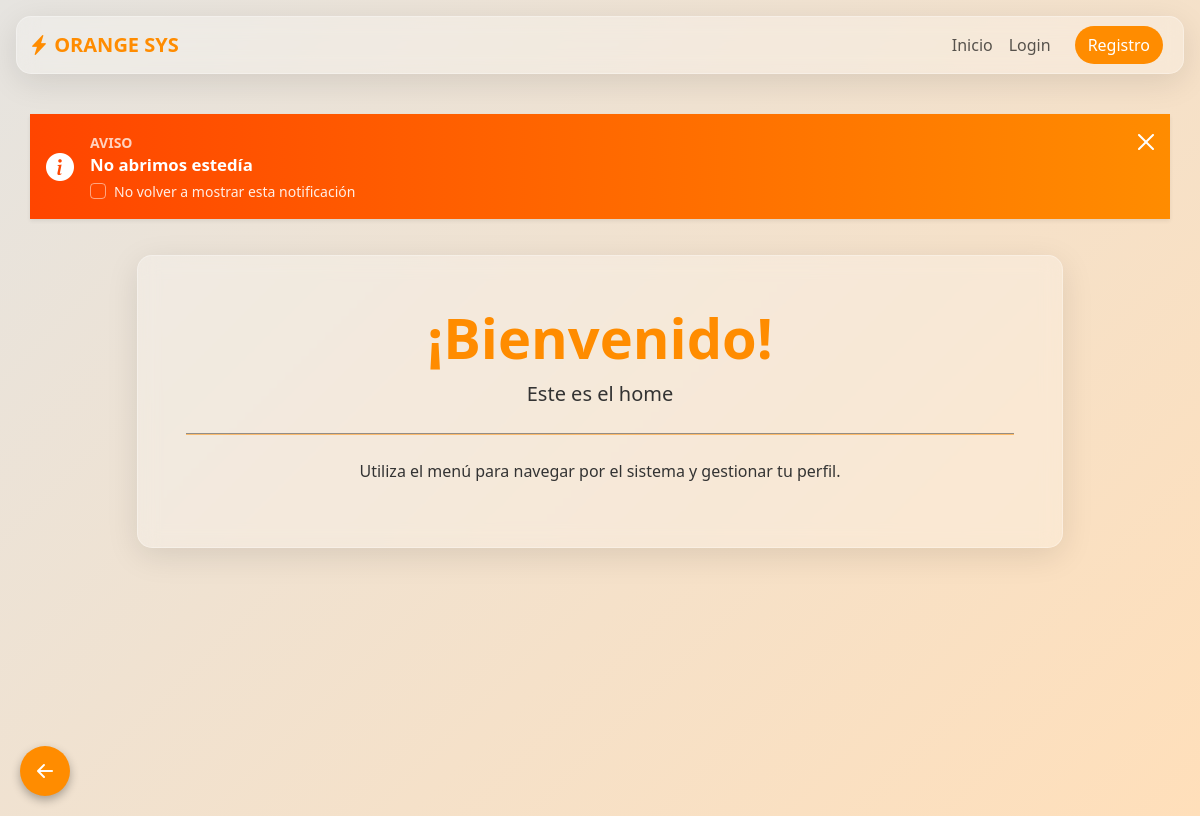
Before: / with the older database file.
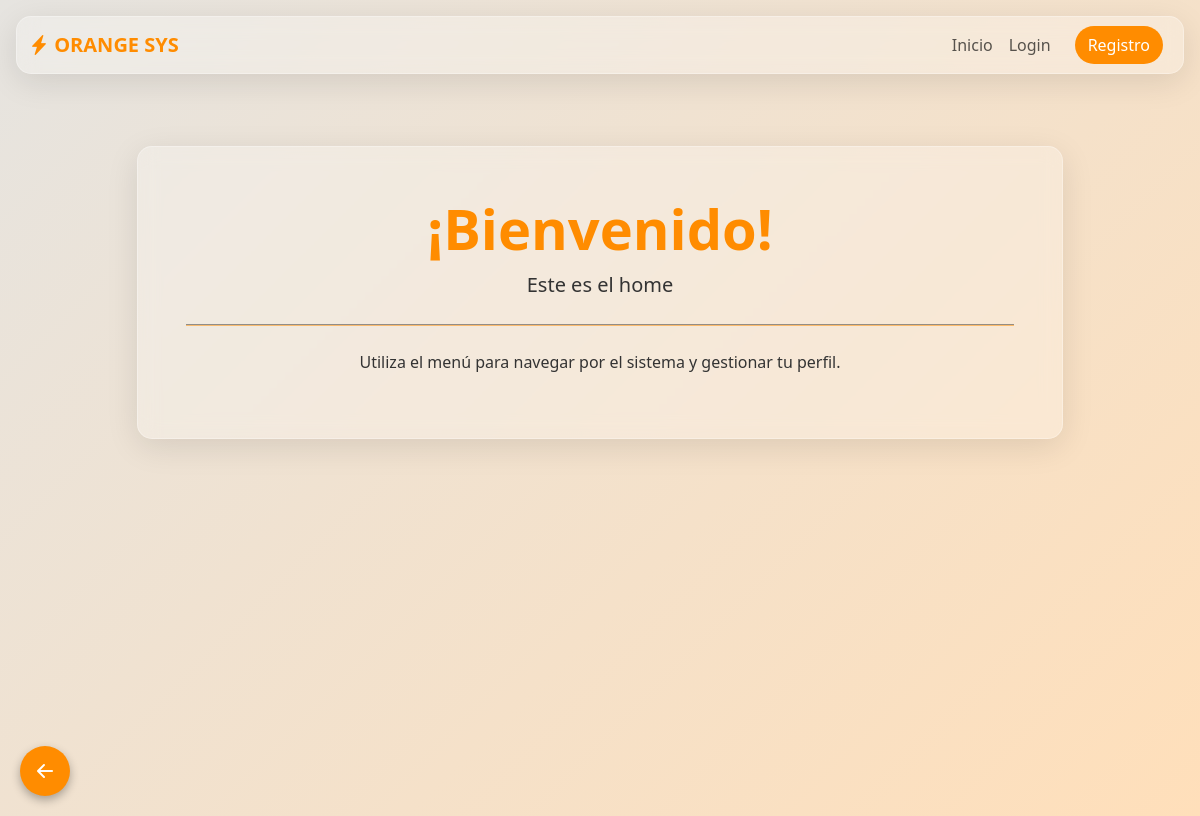
After: the same page with the newer database file.
### models.py (models this page shows)
class Notification(Base):
    __tablename__ = 'notifications'
    id = Column(Integer, primary_key=True, autoincrement=True)
    image = Column(String(255))
    start_date = Column(DateTime, nullable=False)
    end_date = Column(DateTime, nullable=False)
    notification_type = Column(String(50), nullable=False)
    message = Column(Text, nullable=False)
    visibility = Column(String(50), default='Todos')
    is_active = Column(Integer, default=1)

### routes.py (the view)
@main_bp.route('/')
def home():
    db = SessionLocal()
    now = datetime.now()
    query = db.query(Notification).filter(
        Notification.start_date <= now,
        Notification.end_date >= now,
        Notification.is_active == 1
    )
    user_role = session.get('role', 'Visitante')
    if user_role not in ['Superusuario', 'Administrador']:
        query = query.filter(Notification.visibility == 'Todos')
    notifications = query.all()
    html = render_template('home.html', notifications=notifications)
    db.close()
    return html

### templates/home.html (shortened to what this page needs)
{% extends 'base.html' %}
{% block content %}
<div class="row mb-4" id="notifications-container">
    <div class="col-12 px-0">
        {% if notifications %}
            {% for note in notifications %}
                {% set is_death = note.notification_type == 'Fallecimiento' %}
                {% set bg_style = 'background: linear-gradient(90deg, #111111 0%, #3a1c00 100%); color: #f8f9fa;' if is_death else 'background: linear-gradient(90deg, var(--orange-secondary) 0%, var(--orange-primary) 100%); color: white;' %}
                <div class="alert alert-dismissible fade show border-0 rounded-0 shadow-sm align-items-center mb-1 notif-banner"
                     role="alert"
                     id="notif-{{ note.id }}"
                     data-notif-id="{{ note.id }}"
                     style="{{ bg_style }} display: none;">
                    <div class="d-flex align-items-center w-100">
                        {% if note.image %}
                        <img src="{{ url_for('static', filename='uploads/' + note.image) }}"
                             alt="icon" class="rounded-circle me-3 shadow-sm" style="width: 45px; height: 45px; object-fit: cover; border: 2px solid rgba(255,255,255,0.8);">
                        {% else %}
                            {% if is_death %}
                                <i class="bi bi-moon-stars-fill fs-3 me-3 text-white opacity-75"></i>
                            {% else %}
                                <i class="bi bi-info-circle-fill fs-3 me-3"></i>
                            {% endif %}
                        {% endif %}
                        <div class="flex-grow-1">
                            <strong class="text-uppercase tracking-wide small opacity-75">{{ note.notification_type }}</strong>
                            <div class="fw-bold lh-sm mb-1" style="font-size: 1.05rem;">{{ note.message }}</div>
                            <div class="form-check mt-1 mb-0">
                                <input class="form-check-input" type="checkbox" id="hideNotif-{{ note.id }}" onchange="dismissNotif({{ note.id }})" style="border-color: rgba(255,255,255,0.5); background-color: transparent; cursor: pointer;">
                                <label class="form-check-label small" for="hideNotif-{{ note.id }}" style="cursor:pointer; opacity: 0.9;">
                                    No volver a mostrar esta notificación
                                </label>
                            </div>
                        </div>
                        <button type="button" class="btn-close btn-close-white opacity-100" data-bs-dismiss="alert" aria-label="Close"></button>
                    </div>
                </div>
            {% endfor %}
        {% endif %}
    </div>
</div>
<div class="row justify-content-center">
    <div class="col-md-10 text-center">
        <div class="glass-card p-5 mt-2 animate__animated animate__fadeInUp">
            <h1 class="display-4 fw-bold text-orange">¡Bienvenido!</h1>
            <p class="lead">Este es el home</p>
            <hr class="my-4" style="background-color: var(--orange-primary); height: 2px; opacity: 0.5;">
            <p>Utiliza el menú para navegar por el sistema y gestionar tu perfil.</p>
        </div>
    </div>
</div>
{% endblock %}

### templates/base.html (shortened to what this page needs)
<!DOCTYPE html>
<html lang="es">
<head>
    <link rel="stylesheet" href="{{ url_for('static', filename='css/main.css') }}">
</head>
<body>
    <nav class="navbar navbar-expand-lg desktop-navbar glass-card m-3 sticky-top">
        <div class="container-fluid">
            <a class="navbar-brand fw-bold text-orange" href="{{ url_for('main.home') }}">
                <i class="bi bi-lightning-charge-fill"></i> ORANGE SYS
            </a>
            <div class="collapse navbar-collapse" id="navbarNav">
                <ul class="navbar-nav ms-auto align-items-center">
                    <li class="nav-item">
                        <a class="nav-link" href="{{ url_for('main.home') }}">Inicio</a>
                    </li>
                    {% if session.get('user_id') %}
                        <li class="nav-item">
                            <a class="nav-link" href="{{ url_for('main.perfil') }}">Mi Perfil</a>
                        </li>
                        <li class="nav-item ms-lg-3">
                            <a class="btn bg-orange text-white rounded-pill" href="{{ url_for('main.logout') }}">Salir</a>
                        </li>
                    {% else %}
                        <li class="nav-item">
                            <a class="nav-link" href="{{ url_for('main.login') }}">Login</a>
                        </li>
                        <li class="nav-item ms-lg-3">
                            <a class="btn bg-orange text-white rounded-pill" href="{{ url_for('main.registro') }}">Registro</a>
                        </li>
                    {% endif %}
                </ul>
            </div>
        </div>
    </nav>
    <main class="container py-4">
        {% block content %}{% endblock %}
    </main>
    <button onclick="window.history.back()" class="btn-back-global" title="Volver atrás">
        <i class="bi bi-arrow-left-short fs-2"></i>
    </button>
</body>
</html>

### static/css/main.css (style rules this page uses)
:root { --orange-primary: #ff8c00; --orange-secondary: #ff4500; --glass-bg: rgba(255, 255, 255, 0.25); --glass-border: rgba(255, 255, 255, 0.3); --glass-blur: blur(10px); --text-color: #333; --bg-gradient: linear-gradient(135deg, #e6e4e0 0%, #ffdfba 100%); }
body { background: var(--bg-gradient); background-attachment: fixed; min-height: 100vh; font-family: 'Segoe UI', Tahoma, Geneva, Verdana, sans-serif; color: var(--text-color); }
.glass-card { background: var(--glass-bg); backdrop-filter: var(--glass-blur); -webkit-backdrop-filter: var(--glass-blur); border: 1px solid var(--glass-border); border-radius: 15px; box-shadow: 0 8px 32px 0 rgba(0, 0, 0, 0.1); }
.btn-back-global { position: fixed; bottom: 20px; left: 20px; width: 50px; height: 50px; border-radius: 50%; background-color: var(--orange-primary); color: white; display: flex; align-items: center; justify-content: center; box-shadow: 0 4px 10px rgba(0,0,0,0.3); z-index: 1000; transition: transform 0.3s ease; border: none; }
@media (min-width: 769px) { .desktop-navbar { display: block; } }
.text-orange { color: var(--orange-primary); }
.bg-orange { background-color: var(--orange-primary); }

Changed rows visible on the page:
removed Notification: notification_type "AVISO", message "No abrimos estedía"
